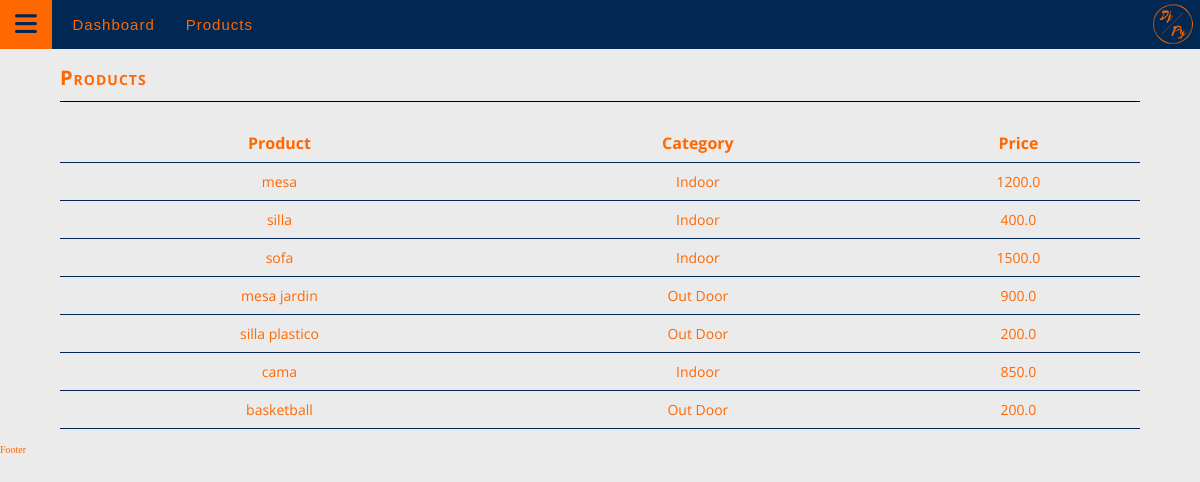
Screenshot of /products/ with the database file from the repository.
### accounts/models.py (models this page shows, shortened)
class Product(models.Model):
    CATEGORY = (
        ('Indoor', 'Indoor'),
        ('Out Door', 'Out Door')
    )
    name = models.CharField(max_length=100, null=True)
    price = models.FloatField(null=True)
    category = models.CharField(max_length=100, null=True, choices=CATEGORY)
    description = models.CharField(max_length=200, null=True, blank=True)
    date_created = models.DateTimeField(auto_now_add=True, null=True)
    tags = models.ManyToManyField(Tag)

### accounts/views.py (the view)
# urls.py: path('products/',views.products, name="products"),
def products(request):
    products = Product.objects.all()
    return render(request, 'accounts/products.html', {'products': products});

### accounts/templates/accounts/products.html (shortened to what this page needs)
{% extends 'accounts/main.html' %}
{% block content %}
<section class="prod-container">
    <div class="prod-title">
        <h5 class="acc-title">Products</h5>
    </div>
    <div class="prod-table">
        <table class="co-table">
            <tr>
                <th>Product</th>
                <th>Category</th>
                <th>Price</th>
            </tr>
            {% for i in products %}
            <tr>
                <td>
                    {{i.name}}
                </td>
                <td>
                    {{i.category}}
                <td>
                    {{i.price}}
                </td>
            </tr>
            {% endfor %}
        </table>
    </div>
</section>
{% endblock %}

### accounts/static/accounts/css/style.css (style rules this page uses)
:root { --title: 'Open Sans', Arial, Helvetica, sans-serif; --text: 'Merriweather Sans', Arial, Helvetica, sans-serif; --mainTransition: all 0.3s linear; --mainLightBlue: rgba(58, 110, 165, 1); --mainBlue: rgba(0, 40, 83, 1); --mainSilver: rgba(192, 192, 192, 1); --mainLightSilver: rgba(235, 235, 235, 1); --sdnOrange: rgba(255, 103, 0, 1); --fCard: rgba(105, 88, 95, 1); --sCard: rgba(97, 155, 138, 1); --tCard: rgba(0, 39, 43, 1); --mainSpacing: .1rem; }
html { font-size: 62.5%; box-sizing: border-box; scroll-behavior: smooth; }
* { margin: 0; padding: 0; box-sizing: border-box; }
h1, h2, h3, h4, h5, h6 { font-family: var(--title); }
body { background-color: var(--mainLightSilver); color: var(--sdnOrange); }
.acc-title { font-variant: small-caps; font-size: 2rem; letter-spacing: var(--mainSpacing); margin-bottom: 1.2rem; }
.co-table { width: 100%; font-family: var(--title); text-align: center; border-collapse: collapse; }
.co-table tr { height: 3.8rem; border-bottom: .1rem solid var(--mainBlue); }
@media screen and (min-width: 1024px) { .co-table th { font-size: 1.6rem; } }
@media screen and (min-width: 1024px) { .co-table td { font-size: 1.4rem; } }
.prod-container { margin: 1.5rem auto; display: flex; flex-direction: column; justify-content: center; width: 90vw; max-width: 110rem; gap: 1rem; }
.prod-container h5 { padding-bottom: 1rem; border-bottom: .1rem solid #000; }

### rows the page displays
Product: name "mesa", category "Indoor", price "1200.0"
Product: name "silla", category "Indoor", price "400.0"
Product: name "sofa", category "Indoor", price "1500.0"
Product: name "mesa jardin", category "Out Door", price "900.0"
Product: name "silla plastico", category "Out Door", price "200.0"
Product: name "cama", category "Indoor", price "850.0"
Product: name "basketball", category "Out Door", price "200.0"
